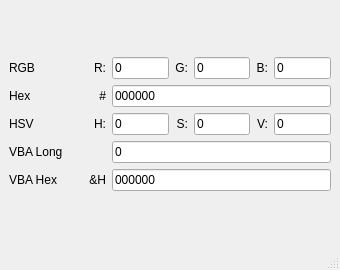
<?xml version="1.0" encoding="UTF-8"?>
<ui version="4.0">
 <class>MainWindow</class>
 <widget class="QMainWindow" name="MainWindow">
  <property name="geometry">
   <rect>
    <x>0</x>
    <y>0</y>
    <width>340</width>
    <height>270</height>
   </rect>
  </property>
  <property name="contextMenuPolicy">
   <enum>Qt::DefaultContextMenu</enum>
  </property>
  <property name="windowTitle">
   <string>ColorConverter</string>
  </property>
  <property name="locale">
   <locale language="English" country="UnitedStates"/>
  </property>
  <widget class="QWidget" name="centralwidget">
   <layout class="QGridLayout" name="gridLayout_2">
    <item row="0" column="0">
     <layout class="QGridLayout" name="gridLayout">
      <item row="0" column="3">
       <widget class="QLineEdit" name="lineEdit_R">
        <property name="sizePolicy">
         <sizepolicy hsizetype="Expanding" vsizetype="Fixed">
          <horstretch>0</horstretch>
          <verstretch>0</verstretch>
         </sizepolicy>
        </property>
        <property name="text">
         <string>0</string>
        </property>
       </widget>
      </item>
      <item row="2" column="5">
       <widget class="QLineEdit" name="lineEdit_S">
        <property name="sizePolicy">
         <sizepolicy hsizetype="Expanding" vsizetype="Fixed">
          <horstretch>0</horstretch>
          <verstretch>0</verstretch>
         </sizepolicy>
        </property>
        <property name="text">
         <string>0</string>
        </property>
       </widget>
      </item>
      <item row="3" column="0">
       <widget class="QLabel" name="label_VBA_Long">
        <property name="text">
         <string>VBA Long</string>
        </property>
       </widget>
      </item>
      <item row="0" column="2">
       <widget class="QLabel" name="label_R">
        <property name="text">
         <string>R:</string>
        </property>
        <property name="alignment">
         <set>Qt::AlignRight|Qt::AlignTrailing|Qt::AlignVCenter</set>
        </property>
       </widget>
      </item>
      <item row="1" column="0">
       <widget class="QLabel" name="label_Hex">
        <property name="text">
         <string>Hex</string>
        </property>
       </widget>
      </item>
      <item row="2" column="2">
       <widget class="QLabel" name="label_H">
        <property name="text">
         <string>H:</string>
        </property>
        <property name="alignment">
         <set>Qt::AlignRight|Qt::AlignTrailing|Qt::AlignVCenter</set>
        </property>
       </widget>
      </item>
      <item row="0" column="6">
       <widget class="QLabel" name="label_B">
        <property name="text">
         <string>B:</string>
        </property>
        <property name="alignment">
         <set>Qt::AlignRight|Qt::AlignTrailing|Qt::AlignVCenter</set>
        </property>
       </widget>
      </item>
      <item row="0" column="7">
       <widget class="QLineEdit" name="lineEdit_B">
        <property name="sizePolicy">
         <sizepolicy hsizetype="Expanding" vsizetype="Fixed">
          <horstretch>0</horstretch>
          <verstretch>0</verstretch>
         </sizepolicy>
        </property>
        <property name="text">
         <string>0</string>
        </property>
       </widget>
      </item>
      <item row="0" column="5">
       <widget class="QLineEdit" name="lineEdit_G">
        <property name="sizePolicy">
         <sizepolicy hsizetype="Expanding" vsizetype="Fixed">
          <horstretch>0</horstretch>
          <verstretch>0</verstretch>
         </sizepolicy>
        </property>
        <property name="toolTip">
         <string/>
        </property>
        <property name="statusTip">
         <string/>
        </property>
        <property name="text">
         <string>0</string>
        </property>
       </widget>
      </item>
      <item row="0" column="4">
       <widget class="QLabel" name="label_G">
        <property name="text">
         <string>G:</string>
        </property>
        <property name="alignment">
         <set>Qt::AlignRight|Qt::AlignTrailing|Qt::AlignVCenter</set>
        </property>
       </widget>
      </item>
      <item row="4" column="3" colspan="5">
       <widget class="QLineEdit" name="lineEdit_VBA_Hex">
        <property name="sizePolicy">
         <sizepolicy hsizetype="Expanding" vsizetype="Fixed">
          <horstretch>0</horstretch>
          <verstretch>0</verstretch>
         </sizepolicy>
        </property>
        <property name="text">
         <string>000000</string>
        </property>
       </widget>
      </item>
      <item row="4" column="0">
       <widget class="QLabel" name="label_VBAHex">
        <property name="text">
         <string>VBA Hex</string>
        </property>
       </widget>
      </item>
      <item row="1" column="3" colspan="5">
       <widget class="QLineEdit" name="lineEdit_Hex">
        <property name="sizePolicy">
         <sizepolicy hsizetype="Expanding" vsizetype="Fixed">
          <horstretch>0</horstretch>
          <verstretch>0</verstretch>
         </sizepolicy>
        </property>
        <property name="text">
         <string>000000</string>
        </property>
       </widget>
      </item>
      <item row="2" column="3">
       <widget class="QLineEdit" name="lineEdit_H">
        <property name="sizePolicy">
         <sizepolicy hsizetype="Expanding" vsizetype="Fixed">
          <horstretch>0</horstretch>
          <verstretch>0</verstretch>
         </sizepolicy>
        </property>
        <property name="text">
         <string>0</string>
        </property>
       </widget>
      </item>
      <item row="2" column="4">
       <widget class="QLabel" name="label_S">
        <property name="text">
         <string>S:</string>
        </property>
        <property name="alignment">
         <set>Qt::AlignRight|Qt::AlignTrailing|Qt::AlignVCenter</set>
        </property>
       </widget>
      </item>
      <item row="2" column="7">
       <widget class="QLineEdit" name="lineEdit_V">
        <property name="sizePolicy">
         <sizepolicy hsizetype="Expanding" vsizetype="Fixed">
          <horstretch>0</horstretch>
          <verstretch>0</verstretch>
         </sizepolicy>
        </property>
        <property name="text">
         <string>0</string>
        </property>
       </widget>
      </item>
      <item row="2" column="0">
       <widget class="QLabel" name="label_HSV">
        <property name="text">
         <string>HSV</string>
        </property>
       </widget>
      </item>
      <item row="0" column="0">
       <widget class="QLabel" name="label_RGB">
        <property name="text">
         <string>RGB</string>
        </property>
       </widget>
      </item>
      <item row="2" column="6">
       <widget class="QLabel" name="label_V">
        <property name="text">
         <string>V:</string>
        </property>
        <property name="alignment">
         <set>Qt::AlignRight|Qt::AlignTrailing|Qt::AlignVCenter</set>
        </property>
       </widget>
      </item>
      <item row="1" column="2">
       <widget class="QLabel" name="label_Hex_2">
        <property name="text">
         <string>#</string>
        </property>
        <property name="alignment">
         <set>Qt::AlignRight|Qt::AlignTrailing|Qt::AlignVCenter</set>
        </property>
       </widget>
      </item>
      <item row="4" column="2">
       <widget class="QLabel" name="label_VBA_Hex_2">
        <property name="text">
         <string>&amp;H</string>
        </property>
        <property name="alignment">
         <set>Qt::AlignRight|Qt::AlignTrailing|Qt::AlignVCenter</set>
        </property>
       </widget>
      </item>
      <item row="3" column="3" colspan="5">
       <widget class="QLineEdit" name="lineEdit_VBA_Long">
        <property name="sizePolicy">
         <sizepolicy hsizetype="Expanding" vsizetype="Fixed">
          <horstretch>0</horstretch>
          <verstretch>0</verstretch>
         </sizepolicy>
        </property>
        <property name="text">
         <string>0</string>
        </property>
       </widget>
      </item>
      <item row="0" column="1" rowspan="5">
       <spacer name="verticalSpacer">
        <property name="orientation">
         <enum>Qt::Vertical</enum>
        </property>
        <property name="sizeHint" stdset="0">
         <size>
          <width>20</width>
          <height>40</height>
         </size>
        </property>
       </spacer>
      </item>
     </layout>
    </item>
   </layout>
  </widget>
  <widget class="QMenuBar" name="menubar">
   <property name="geometry">
    <rect>
     <x>0</x>
     <y>0</y>
     <width>340</width>
     <height>22</height>
    </rect>
   </property>
  </widget>
  <widget class="QStatusBar" name="statusbar"/>
 </widget>
 <resources/>
 <connections/>
</ui>
